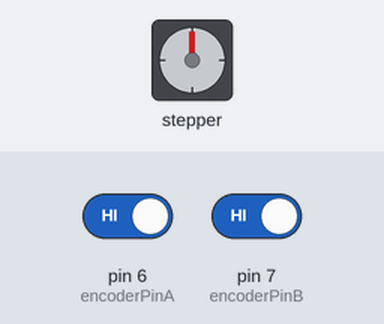
The sketch below on a simulated Arduino Uno, built with avr-gcc and run on an emulated ATmega328P. On the bench: stepper motor. Inputs (shaded band) come from the test bench; at power-on: pin 6 (encoderPinA) HIGH, pin 7 (encoderPinB) HIGH. Stepper angles assume 2048 steps per turn; what the sketch prints to the serial monitor is not drawn.

Above: at 0.05 s.
At 1.55 s:
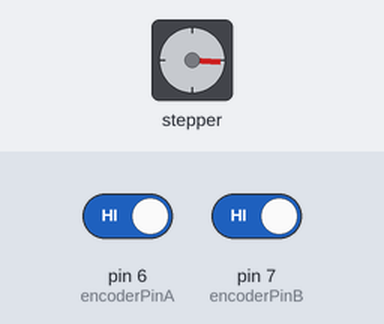
At 3.1 s:
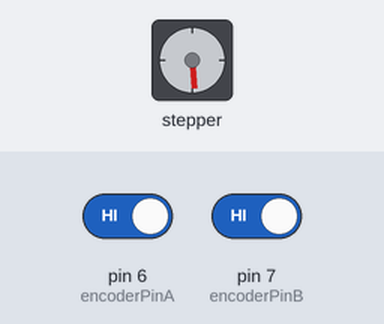
At 6.15 s:
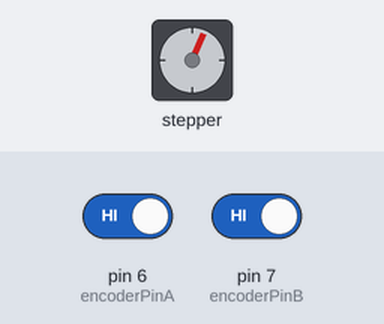
Timing chart, 0 to 9.9 s (numbered marks = the images above):
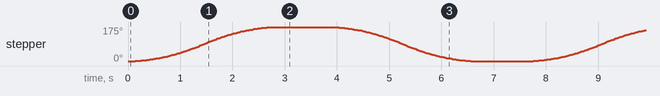

Measured:
- by itself, stepper: turns 175° clockwise in 2.6 s, then 175° counter-clockwise in 2.6 s, repeating every 7.6 s

The sketch:

127.ino
```cpp
#include <AccelStepper.h>

// Define motor pins
#define motorPin1 2  // IN1 on the ULN2003 driver
#define motorPin2 3  // IN2 on the ULN2003 driver
#define motorPin3 4  // IN3 on the ULN2003 driver
#define motorPin4 5  // IN4 on the ULN2003 driver

// Define encoder pins
const int encoderPinA = 6;  // Encoder A output
const int encoderPinB = 7;  // Encoder B output

long encoderPosition = 0;  // Track the encoder position
int lastEncoded = 0;  // Stores the last encoder state

// Create an instance of the AccelStepper class using 4 pins
AccelStepper stepper(AccelStepper::FULL4WIRE, motorPin1, motorPin2, motorPin3, motorPin4);

void setup() {
  // Set up motor parameters
  stepper.setMaxSpeed(1000);
  stepper.setAcceleration(500);

  // Set up encoder pins as inputs
  pinMode(encoderPinA, INPUT);
  pinMode(encoderPinB, INPUT);

  // Initialize serial communication for debugging
  Serial.begin(9600);
}

void loop() {
  // Read the current state of encoder pins
  int MSB = digitalRead(encoderPinA);  // Most Significant Bit
  int LSB = digitalRead(encoderPinB);  // Least Significant Bit

  int encoded = (MSB << 1) | LSB;  // Combine MSB and LSB to get a 2-bit number
  int sum = (lastEncoded << 2) | encoded;  // Combine current state with the last state

  // Check for changes in the encoder's state and update position accordingly
  if (sum == 0b1101 || sum == 0b0100 || sum == 0b0010 || sum == 0b1011) encoderPosition++;
  if (sum == 0b1110 || sum == 0b0111 || sum == 0b0001 || sum == 0b1000) encoderPosition--;

  lastEncoded = encoded;  // Store this state for the next loop iteration

  // Example motor movement: move forward and backward in steps
  stepper.moveTo(1000);
  stepper.runToPosition();
  delay(1000);
  stepper.moveTo(0);
  stepper.runToPosition();
  delay(1000);

  // Print the current encoder position to the Serial Monitor
  Serial.print("Encoder position: ");
  Serial.println(encoderPosition);
}
```
